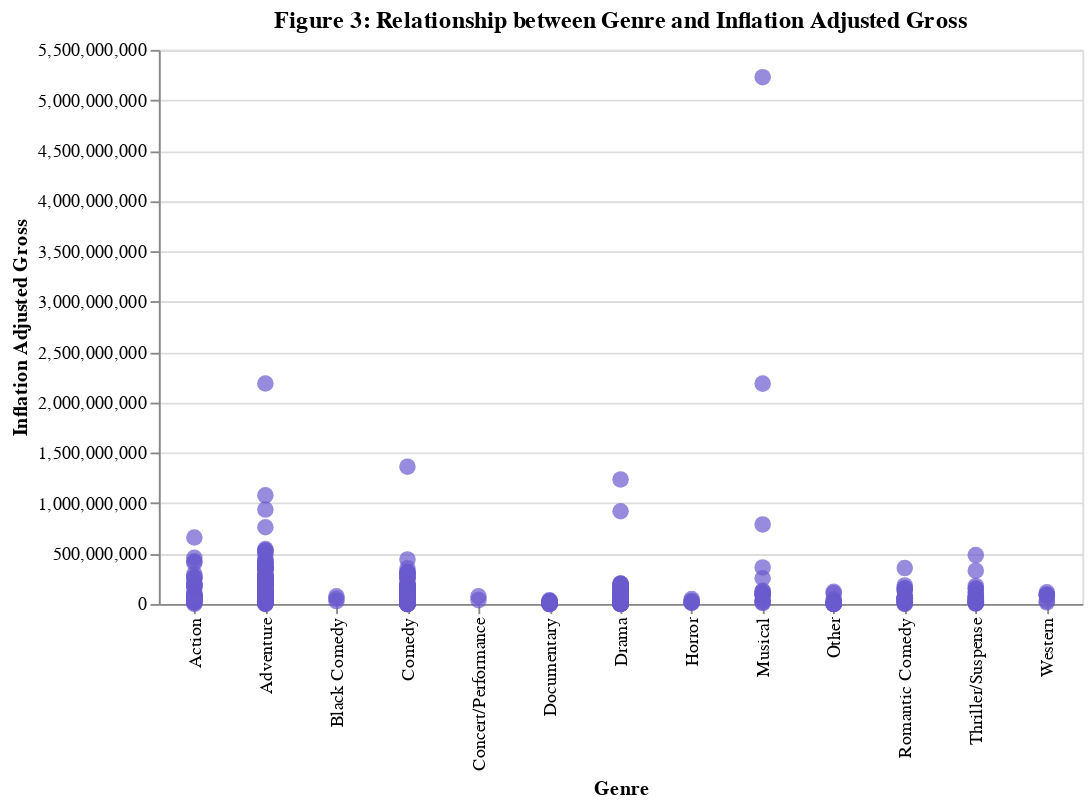

Here is the notebook cell this chart was saved with:
### Markdown cell above
**Analyzing the relationship between genre vs. inflation adjusted gross:**

### Code cell
# Remove dollar sign and commas from total_gross column and convert to numeric
disney_movies_df['inflation_adjusted_gross'] = disney_movies_df['inflation_adjusted_gross'].replace('[\$,]', '', regex=True).astype(float)

# Create Altair scatter plot
scatter_genre_inflation_adjusted_gross = (
    alt.Chart(disney_movies_df, width=500, height=300)
    .mark_circle(color='slateblue', size=80, opacity=0.7)
    .encode(
        x=alt.X('genre:N', title='Genre'),
        y=alt.Y('inflation_adjusted_gross:Q', title='Inflation Adjusted Gross'),
        tooltip=['genre:N', 'inflation_adjusted_gross:Q']
    )
    .properties(title="Figure 3: Relationship between Genre and Inflation Adjusted Gross")
)

# Display the scatter plot
scatter_genre_inflation_adjusted_gross

### Figure 1 — Vega-Lite specification as saved in the notebook (floating-point values rounded to 4 significant figures; data arrays with more than 128 entries replaced by an {"elided": "..."} marker saying what was removed)
{"config": {"view": {"continuousWidth": 400, "continuousHeight": 300}}, "data": {"name": "data-9eb5ec8b64155b130c6c9ff517db8395"}, "mark": {"type": "circle", "color": "slateblue", "opacity": 0.7, "size": 80}, "encoding": {"tooltip": [{"type": "nominal", "field": "genre"}, {"type": "quantitative", "field": "inflation_adjusted_gross"}], "x": {"type": "nominal", "field": "genre", "title": "Genre"}, "y": {"type": "quantitative", "field": "inflation_adjusted_gross", "title": "Inflation Adjusted Gross"}}, "height": 300, "title": "Figure 3: Relationship between Genre and Inflation Adjusted Gross", "width": 500, "$schema": "https://vega.github.io/schema/vega-lite/v4.8.1.json", "datasets": {"data-9eb5ec8b64155b130c6c9ff517db8395": {"elided": "579 records"}}}
